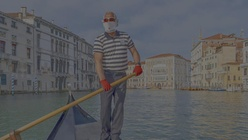
%> input picture hw2/exercise4/inputs/venice3.jpg, 248 x 140 px, shrunk from 1180 x 663 before the run
$ octave code.m   (GNU Octave 9; MATLAB toolbox functions it lacks are replaced by stand-ins)
%> lines starting %> are read from the running program, lines starting %| are printed output that depends on the picture
%load images
venice3 = im2double(imread("../inputs/venice3.jpg"));
snow3 = im2double(imread("../inputs/snow3.jpg"));
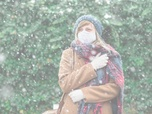
%> input picture hw2/exercise4/inputs/snow3.jpg, 152 x 114 px, shrunk from 720 x 540 before the run
%web: https://www.lynda.com/Photoshop-tutorials/Photoshop-Color-Correction-Low-Contrast/137893-2.html
bull = im2double(imread("../inputs/bull.jpg"));
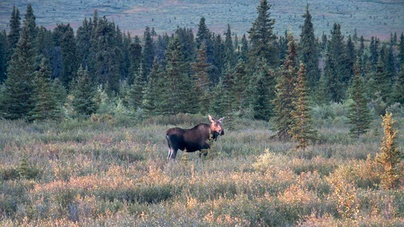
%> input picture hw2/exercise4/inputs/bull.jpg, 404 x 227 px, shrunk from 1920 x 1080 before the run
%personal
dogL = im2double(imread("../inputs/dogL.jpg"));
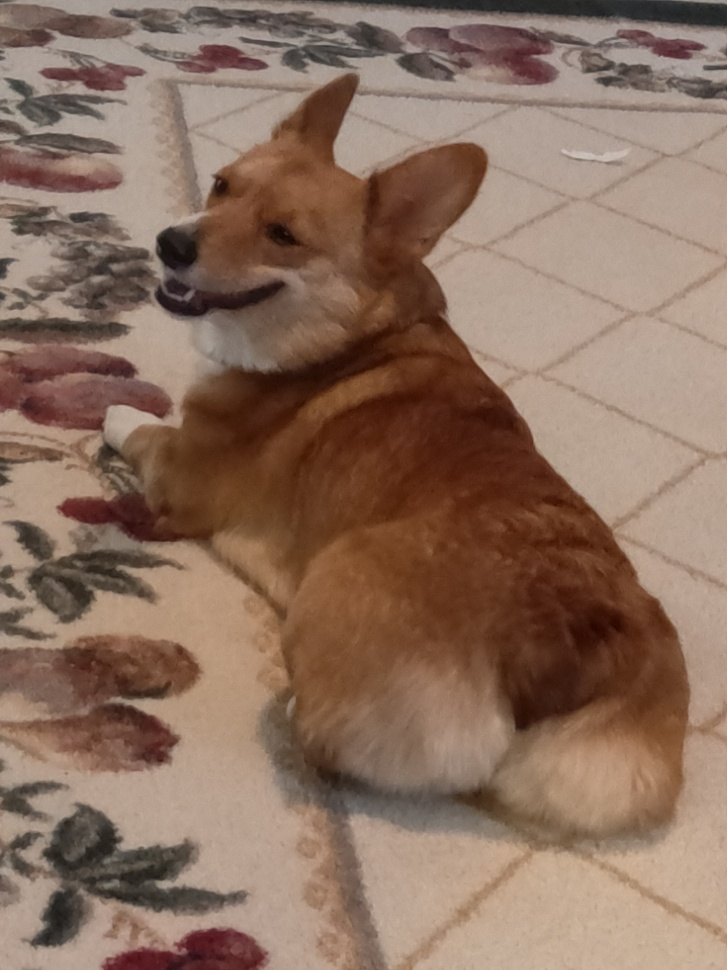
%> input picture hw2/exercise4/inputs/dogL.jpg, 727 x 970 px, shrunk from 3456 x 4608 before the run

veq = histeq(venice3);
seq = histeq(snow3);
beq = histeq(bull);
deq = histeq(dogL);

A = figure(1);
subplot(1,2,1);
imshow(veq);
subplot(1,2,2);
imhist(veq);
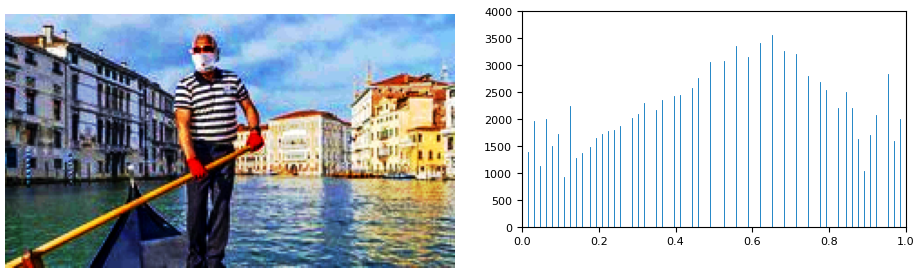
%> figure redrawn from the program's plot data, 2 panels
saveas(A, "outputs/veniceC.jpg");

B = figure(2);
subplot(1,2,1);
imshow(seq);
subplot(1,2,2);
imhist(seq);
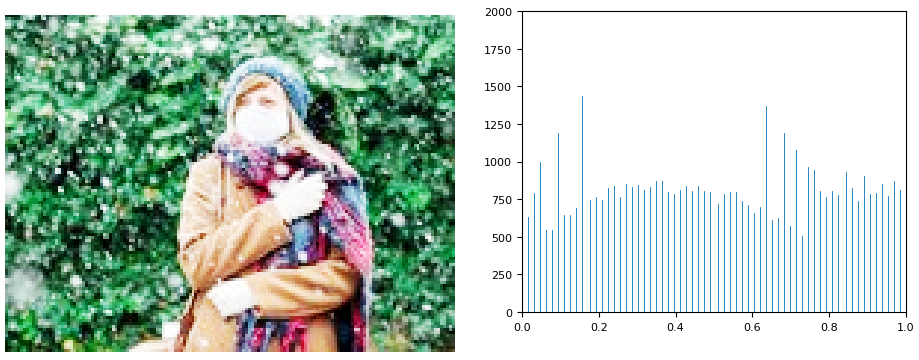
%> figure redrawn from the program's plot data, 2 panels
saveas(B, "outputs/snowC.jpg");

C = figure(3);
subplot(1,2,1);
imshow(beq);
subplot(1,2,2);
imhist(beq);
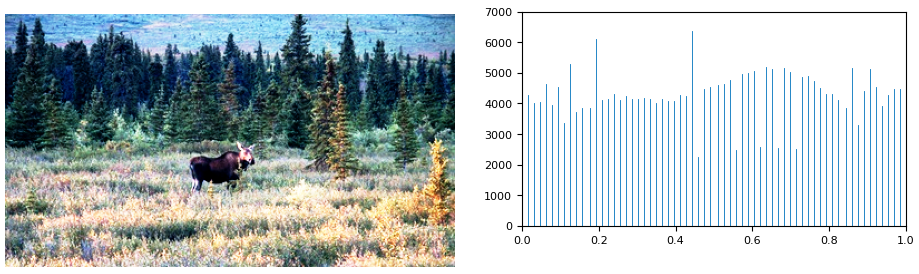
%> figure redrawn from the program's plot data, 2 panels
saveas(C, "outputs/bullC.jpg");

D = figure(4);
subplot(1,2,1);
imshow(deq);
subplot(1,2,2);
imhist(deq);
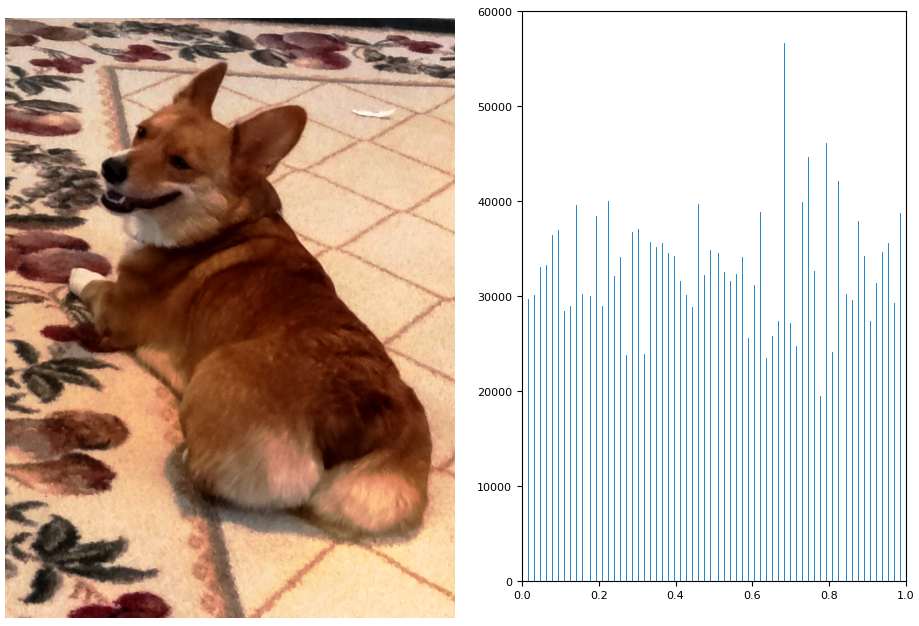
%> figure redrawn from the program's plot data, 2 panels
saveas(D, "outputs/dogC.jpg");
